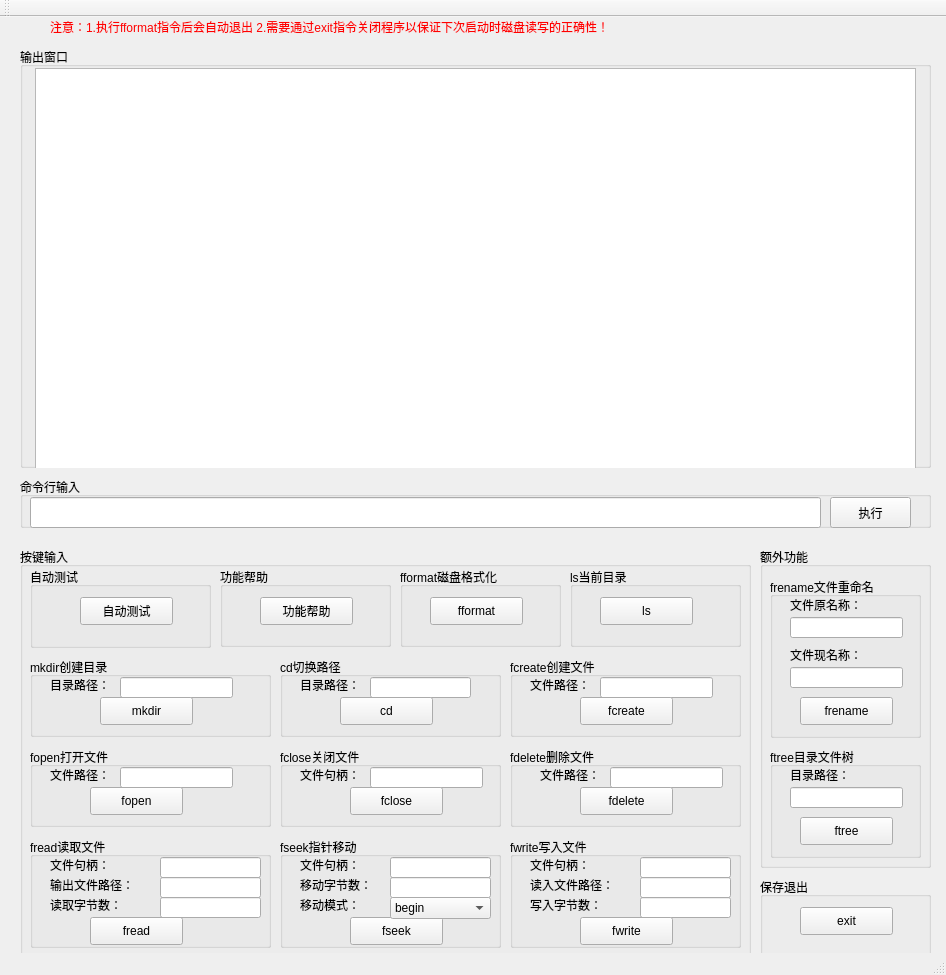
<?xml version="1.0" encoding="UTF-8"?>
<ui version="4.0">
 <class>MainWindow</class>
 <widget class="QMainWindow" name="MainWindow">
  <property name="geometry">
   <rect>
    <x>0</x>
    <y>0</y>
    <width>946</width>
    <height>975</height>
   </rect>
  </property>
  <property name="windowTitle">
   <string>二级文件系统</string>
  </property>
  <widget class="QWidget" name="centralWidget">
   <widget class="QGroupBox" name="groupBox">
    <property name="geometry">
     <rect>
      <x>20</x>
      <y>30</y>
      <width>911</width>
      <height>421</height>
     </rect>
    </property>
    <property name="title">
     <string>输出窗口</string>
    </property>
    <widget class="QTextBrowser" name="textBrowser">
     <property name="geometry">
      <rect>
       <x>15</x>
       <y>21</y>
       <width>881</width>
       <height>401</height>
      </rect>
     </property>
     <property name="html">
      <string>&lt;!DOCTYPE HTML PUBLIC &quot;-//W3C//DTD HTML 4.0//EN&quot; &quot;http://www.w3.org/TR/REC-html40/strict.dtd&quot;&gt;
&lt;html&gt;&lt;head&gt;&lt;meta name=&quot;qrichtext&quot; content=&quot;1&quot; /&gt;&lt;style type=&quot;text/css&quot;&gt;
p, li { white-space: pre-wrap; }
&lt;/style&gt;&lt;/head&gt;&lt;body style=&quot; font-family:'SimSun'; font-size:9pt; font-weight:400; font-style:normal;&quot;&gt;
&lt;p style=&quot;-qt-paragraph-type:empty; margin-top:0px; margin-bottom:0px; margin-left:0px; margin-right:0px; -qt-block-indent:0; text-indent:0px; font-size:12pt;&quot;&gt;&lt;br /&gt;&lt;/p&gt;&lt;/body&gt;&lt;/html&gt;</string>
     </property>
    </widget>
   </widget>
   <widget class="QGroupBox" name="groupBox_2">
    <property name="geometry">
     <rect>
      <x>20</x>
      <y>460</y>
      <width>911</width>
      <height>51</height>
     </rect>
    </property>
    <property name="title">
     <string>命令行输入</string>
    </property>
    <widget class="QLineEdit" name="lineEdit">
     <property name="geometry">
      <rect>
       <x>10</x>
       <y>20</y>
       <width>791</width>
       <height>31</height>
      </rect>
     </property>
    </widget>
    <widget class="QPushButton" name="pushButton">
     <property name="geometry">
      <rect>
       <x>810</x>
       <y>20</y>
       <width>81</width>
       <height>31</height>
      </rect>
     </property>
     <property name="text">
      <string>执行</string>
     </property>
    </widget>
   </widget>
   <widget class="QGroupBox" name="groupBox_3">
    <property name="geometry">
     <rect>
      <x>20</x>
      <y>530</y>
      <width>731</width>
      <height>411</height>
     </rect>
    </property>
    <property name="title">
     <string>按键输入</string>
    </property>
    <widget class="QGroupBox" name="groupBox_4">
     <property name="geometry">
      <rect>
       <x>10</x>
       <y>20</y>
       <width>181</width>
       <height>81</height>
      </rect>
     </property>
     <property name="title">
      <string>自动测试</string>
     </property>
     <widget class="QPushButton" name="pushButton_2">
      <property name="geometry">
       <rect>
        <x>50</x>
        <y>30</y>
        <width>93</width>
        <height>28</height>
       </rect>
      </property>
      <property name="text">
       <string>自动测试</string>
      </property>
     </widget>
    </widget>
    <widget class="QGroupBox" name="groupBox_5">
     <property name="geometry">
      <rect>
       <x>200</x>
       <y>20</y>
       <width>171</width>
       <height>80</height>
      </rect>
     </property>
     <property name="title">
      <string>功能帮助</string>
     </property>
     <widget class="QPushButton" name="pushButton_3">
      <property name="geometry">
       <rect>
        <x>40</x>
        <y>30</y>
        <width>93</width>
        <height>28</height>
       </rect>
      </property>
      <property name="text">
       <string>功能帮助</string>
      </property>
     </widget>
    </widget>
    <widget class="QGroupBox" name="groupBox_6">
     <property name="geometry">
      <rect>
       <x>380</x>
       <y>20</y>
       <width>161</width>
       <height>80</height>
      </rect>
     </property>
     <property name="title">
      <string>fformat磁盘格式化</string>
     </property>
     <widget class="QPushButton" name="pushButton_4">
      <property name="geometry">
       <rect>
        <x>30</x>
        <y>30</y>
        <width>93</width>
        <height>28</height>
       </rect>
      </property>
      <property name="text">
       <string>fformat</string>
      </property>
     </widget>
    </widget>
    <widget class="QGroupBox" name="groupBox_7">
     <property name="geometry">
      <rect>
       <x>550</x>
       <y>20</y>
       <width>171</width>
       <height>80</height>
      </rect>
     </property>
     <property name="title">
      <string>ls当前目录</string>
     </property>
     <widget class="QPushButton" name="pushButton_6">
      <property name="geometry">
       <rect>
        <x>30</x>
        <y>30</y>
        <width>93</width>
        <height>28</height>
       </rect>
      </property>
      <property name="text">
       <string>ls</string>
      </property>
     </widget>
    </widget>
    <widget class="QGroupBox" name="groupBox_8">
     <property name="geometry">
      <rect>
       <x>10</x>
       <y>110</y>
       <width>241</width>
       <height>80</height>
      </rect>
     </property>
     <property name="title">
      <string>mkdir创建目录</string>
     </property>
     <widget class="QLabel" name="label">
      <property name="geometry">
       <rect>
        <x>20</x>
        <y>20</y>
        <width>72</width>
        <height>15</height>
       </rect>
      </property>
      <property name="text">
       <string>目录路径：</string>
      </property>
     </widget>
     <widget class="QLineEdit" name="lineEdit_2">
      <property name="geometry">
       <rect>
        <x>90</x>
        <y>20</y>
        <width>113</width>
        <height>21</height>
       </rect>
      </property>
     </widget>
     <widget class="QPushButton" name="pushButton_7">
      <property name="geometry">
       <rect>
        <x>70</x>
        <y>40</y>
        <width>93</width>
        <height>28</height>
       </rect>
      </property>
      <property name="text">
       <string>mkdir</string>
      </property>
     </widget>
    </widget>
    <widget class="QGroupBox" name="groupBox_9">
     <property name="geometry">
      <rect>
       <x>490</x>
       <y>110</y>
       <width>231</width>
       <height>80</height>
      </rect>
     </property>
     <property name="title">
      <string>fcreate创建文件</string>
     </property>
     <widget class="QLabel" name="label_2">
      <property name="geometry">
       <rect>
        <x>20</x>
        <y>20</y>
        <width>72</width>
        <height>15</height>
       </rect>
      </property>
      <property name="text">
       <string>文件路径：</string>
      </property>
     </widget>
     <widget class="QLineEdit" name="lineEdit_3">
      <property name="geometry">
       <rect>
        <x>90</x>
        <y>20</y>
        <width>113</width>
        <height>21</height>
       </rect>
      </property>
     </widget>
     <widget class="QPushButton" name="pushButton_8">
      <property name="geometry">
       <rect>
        <x>70</x>
        <y>40</y>
        <width>93</width>
        <height>28</height>
       </rect>
      </property>
      <property name="text">
       <string>fcreate</string>
      </property>
     </widget>
    </widget>
    <widget class="QGroupBox" name="groupBox_10">
     <property name="geometry">
      <rect>
       <x>10</x>
       <y>200</y>
       <width>241</width>
       <height>80</height>
      </rect>
     </property>
     <property name="title">
      <string>fopen打开文件</string>
     </property>
     <widget class="QLabel" name="label_3">
      <property name="geometry">
       <rect>
        <x>20</x>
        <y>20</y>
        <width>72</width>
        <height>15</height>
       </rect>
      </property>
      <property name="text">
       <string>文件路径：</string>
      </property>
     </widget>
     <widget class="QLineEdit" name="lineEdit_4">
      <property name="geometry">
       <rect>
        <x>90</x>
        <y>20</y>
        <width>113</width>
        <height>21</height>
       </rect>
      </property>
     </widget>
     <widget class="QPushButton" name="pushButton_9">
      <property name="geometry">
       <rect>
        <x>60</x>
        <y>40</y>
        <width>93</width>
        <height>28</height>
       </rect>
      </property>
      <property name="text">
       <string>fopen</string>
      </property>
     </widget>
    </widget>
    <widget class="QGroupBox" name="groupBox_11">
     <property name="geometry">
      <rect>
       <x>260</x>
       <y>200</y>
       <width>221</width>
       <height>80</height>
      </rect>
     </property>
     <property name="title">
      <string>fclose关闭文件</string>
     </property>
     <widget class="QLabel" name="label_4">
      <property name="geometry">
       <rect>
        <x>20</x>
        <y>20</y>
        <width>72</width>
        <height>15</height>
       </rect>
      </property>
      <property name="text">
       <string>文件句柄：</string>
      </property>
     </widget>
     <widget class="QLineEdit" name="lineEdit_5">
      <property name="geometry">
       <rect>
        <x>90</x>
        <y>20</y>
        <width>113</width>
        <height>21</height>
       </rect>
      </property>
     </widget>
     <widget class="QPushButton" name="pushButton_10">
      <property name="geometry">
       <rect>
        <x>70</x>
        <y>40</y>
        <width>93</width>
        <height>28</height>
       </rect>
      </property>
      <property name="text">
       <string>fclose</string>
      </property>
     </widget>
    </widget>
    <widget class="QGroupBox" name="groupBox_12">
     <property name="geometry">
      <rect>
       <x>490</x>
       <y>200</y>
       <width>231</width>
       <height>80</height>
      </rect>
     </property>
     <property name="title">
      <string>fdelete删除文件</string>
     </property>
     <widget class="QLabel" name="label_5">
      <property name="geometry">
       <rect>
        <x>30</x>
        <y>20</y>
        <width>72</width>
        <height>15</height>
       </rect>
      </property>
      <property name="text">
       <string>文件路径：</string>
      </property>
     </widget>
     <widget class="QLineEdit" name="lineEdit_6">
      <property name="geometry">
       <rect>
        <x>100</x>
        <y>20</y>
        <width>113</width>
        <height>21</height>
       </rect>
      </property>
     </widget>
     <widget class="QPushButton" name="pushButton_11">
      <property name="geometry">
       <rect>
        <x>70</x>
        <y>40</y>
        <width>93</width>
        <height>28</height>
       </rect>
      </property>
      <property name="text">
       <string>fdelete</string>
      </property>
     </widget>
    </widget>
    <widget class="QGroupBox" name="groupBox_13">
     <property name="geometry">
      <rect>
       <x>10</x>
       <y>290</y>
       <width>241</width>
       <height>111</height>
      </rect>
     </property>
     <property name="title">
      <string>fread读取文件</string>
     </property>
     <widget class="QLabel" name="label_6">
      <property name="geometry">
       <rect>
        <x>20</x>
        <y>20</y>
        <width>72</width>
        <height>15</height>
       </rect>
      </property>
      <property name="text">
       <string>文件句柄：</string>
      </property>
     </widget>
     <widget class="QLabel" name="label_7">
      <property name="geometry">
       <rect>
        <x>20</x>
        <y>40</y>
        <width>101</width>
        <height>16</height>
       </rect>
      </property>
      <property name="text">
       <string>输出文件路径：</string>
      </property>
     </widget>
     <widget class="QLabel" name="label_8">
      <property name="geometry">
       <rect>
        <x>20</x>
        <y>60</y>
        <width>91</width>
        <height>16</height>
       </rect>
      </property>
      <property name="text">
       <string>读取字节数：</string>
      </property>
     </widget>
     <widget class="QPushButton" name="pushButton_12">
      <property name="geometry">
       <rect>
        <x>60</x>
        <y>80</y>
        <width>93</width>
        <height>28</height>
       </rect>
      </property>
      <property name="text">
       <string>fread</string>
      </property>
     </widget>
     <widget class="QLineEdit" name="lineEdit_7">
      <property name="geometry">
       <rect>
        <x>130</x>
        <y>20</y>
        <width>101</width>
        <height>21</height>
       </rect>
      </property>
     </widget>
     <widget class="QLineEdit" name="lineEdit_8">
      <property name="geometry">
       <rect>
        <x>130</x>
        <y>40</y>
        <width>101</width>
        <height>21</height>
       </rect>
      </property>
     </widget>
     <widget class="QLineEdit" name="lineEdit_9">
      <property name="geometry">
       <rect>
        <x>130</x>
        <y>60</y>
        <width>101</width>
        <height>21</height>
       </rect>
      </property>
     </widget>
    </widget>
    <widget class="QGroupBox" name="groupBox_14">
     <property name="geometry">
      <rect>
       <x>260</x>
       <y>290</y>
       <width>221</width>
       <height>111</height>
      </rect>
     </property>
     <property name="title">
      <string>fseek指针移动</string>
     </property>
     <widget class="QLabel" name="label_9">
      <property name="geometry">
       <rect>
        <x>20</x>
        <y>20</y>
        <width>72</width>
        <height>15</height>
       </rect>
      </property>
      <property name="text">
       <string>文件句柄：</string>
      </property>
     </widget>
     <widget class="QLabel" name="label_10">
      <property name="geometry">
       <rect>
        <x>20</x>
        <y>40</y>
        <width>91</width>
        <height>16</height>
       </rect>
      </property>
      <property name="text">
       <string>移动字节数：</string>
      </property>
     </widget>
     <widget class="QLabel" name="label_11">
      <property name="geometry">
       <rect>
        <x>20</x>
        <y>60</y>
        <width>72</width>
        <height>15</height>
       </rect>
      </property>
      <property name="text">
       <string>移动模式：</string>
      </property>
     </widget>
     <widget class="QPushButton" name="pushButton_13">
      <property name="geometry">
       <rect>
        <x>70</x>
        <y>80</y>
        <width>93</width>
        <height>28</height>
       </rect>
      </property>
      <property name="text">
       <string>fseek</string>
      </property>
     </widget>
     <widget class="QLineEdit" name="lineEdit_10">
      <property name="geometry">
       <rect>
        <x>110</x>
        <y>20</y>
        <width>101</width>
        <height>21</height>
       </rect>
      </property>
     </widget>
     <widget class="QLineEdit" name="lineEdit_11">
      <property name="geometry">
       <rect>
        <x>110</x>
        <y>40</y>
        <width>101</width>
        <height>21</height>
       </rect>
      </property>
     </widget>
     <widget class="QComboBox" name="comboBox">
      <property name="geometry">
       <rect>
        <x>110</x>
        <y>60</y>
        <width>101</width>
        <height>22</height>
       </rect>
      </property>
      <item>
       <property name="text">
        <string>begin</string>
       </property>
      </item>
      <item>
       <property name="text">
        <string>cur</string>
       </property>
      </item>
      <item>
       <property name="text">
        <string>end</string>
       </property>
      </item>
     </widget>
    </widget>
    <widget class="QGroupBox" name="groupBox_15">
     <property name="geometry">
      <rect>
       <x>490</x>
       <y>290</y>
       <width>231</width>
       <height>111</height>
      </rect>
     </property>
     <property name="title">
      <string>fwrite写入文件</string>
     </property>
     <widget class="QLabel" name="label_12">
      <property name="geometry">
       <rect>
        <x>20</x>
        <y>20</y>
        <width>72</width>
        <height>15</height>
       </rect>
      </property>
      <property name="text">
       <string>文件句柄：</string>
      </property>
     </widget>
     <widget class="QLabel" name="label_13">
      <property name="geometry">
       <rect>
        <x>20</x>
        <y>40</y>
        <width>111</width>
        <height>16</height>
       </rect>
      </property>
      <property name="text">
       <string>读入文件路径：</string>
      </property>
     </widget>
     <widget class="QLabel" name="label_14">
      <property name="geometry">
       <rect>
        <x>20</x>
        <y>60</y>
        <width>91</width>
        <height>16</height>
       </rect>
      </property>
      <property name="text">
       <string>写入字节数：</string>
      </property>
     </widget>
     <widget class="QLineEdit" name="lineEdit_12">
      <property name="geometry">
       <rect>
        <x>130</x>
        <y>20</y>
        <width>91</width>
        <height>21</height>
       </rect>
      </property>
     </widget>
     <widget class="QLineEdit" name="lineEdit_13">
      <property name="geometry">
       <rect>
        <x>130</x>
        <y>40</y>
        <width>91</width>
        <height>21</height>
       </rect>
      </property>
     </widget>
     <widget class="QLineEdit" name="lineEdit_14">
      <property name="geometry">
       <rect>
        <x>130</x>
        <y>60</y>
        <width>91</width>
        <height>21</height>
       </rect>
      </property>
     </widget>
     <widget class="QPushButton" name="pushButton_14">
      <property name="geometry">
       <rect>
        <x>70</x>
        <y>80</y>
        <width>93</width>
        <height>28</height>
       </rect>
      </property>
      <property name="text">
       <string>fwrite</string>
      </property>
     </widget>
    </widget>
    <widget class="QGroupBox" name="groupBox_20">
     <property name="geometry">
      <rect>
       <x>260</x>
       <y>110</y>
       <width>221</width>
       <height>80</height>
      </rect>
     </property>
     <property name="title">
      <string>cd切换路径</string>
     </property>
     <widget class="QLabel" name="label_19">
      <property name="geometry">
       <rect>
        <x>20</x>
        <y>20</y>
        <width>72</width>
        <height>15</height>
       </rect>
      </property>
      <property name="text">
       <string>目录路径：</string>
      </property>
     </widget>
     <widget class="QLineEdit" name="lineEdit_18">
      <property name="geometry">
       <rect>
        <x>90</x>
        <y>20</y>
        <width>101</width>
        <height>21</height>
       </rect>
      </property>
     </widget>
     <widget class="QPushButton" name="pushButton_17">
      <property name="geometry">
       <rect>
        <x>60</x>
        <y>40</y>
        <width>93</width>
        <height>28</height>
       </rect>
      </property>
      <property name="text">
       <string>cd</string>
      </property>
     </widget>
    </widget>
   </widget>
   <widget class="QLabel" name="label_15">
    <property name="geometry">
     <rect>
      <x>50</x>
      <y>0</y>
      <width>871</width>
      <height>20</height>
     </rect>
    </property>
    <property name="styleSheet">
     <string notr="true">font: 10pt &quot;黑体&quot;;
color: red;</string>
    </property>
    <property name="text">
     <string>注意：1.执行fformat指令后会自动退出 2.需要通过exit指令关闭程序以保证下次启动时磁盘读写的正确性！</string>
    </property>
    <property name="textFormat">
     <enum>Qt::AutoText</enum>
    </property>
   </widget>
   <widget class="QGroupBox" name="groupBox_17">
    <property name="geometry">
     <rect>
      <x>760</x>
      <y>530</y>
      <width>171</width>
      <height>321</height>
     </rect>
    </property>
    <property name="title">
     <string>额外功能</string>
    </property>
    <widget class="QGroupBox" name="groupBox_18">
     <property name="geometry">
      <rect>
       <x>10</x>
       <y>30</y>
       <width>151</width>
       <height>161</height>
      </rect>
     </property>
     <property name="title">
      <string>frename文件重命名</string>
     </property>
     <widget class="QLabel" name="label_16">
      <property name="geometry">
       <rect>
        <x>20</x>
        <y>20</y>
        <width>91</width>
        <height>16</height>
       </rect>
      </property>
      <property name="text">
       <string>文件原名称：</string>
      </property>
     </widget>
     <widget class="QLineEdit" name="lineEdit_15">
      <property name="geometry">
       <rect>
        <x>20</x>
        <y>40</y>
        <width>113</width>
        <height>21</height>
       </rect>
      </property>
     </widget>
     <widget class="QLabel" name="label_17">
      <property name="geometry">
       <rect>
        <x>20</x>
        <y>70</y>
        <width>91</width>
        <height>16</height>
       </rect>
      </property>
      <property name="text">
       <string>文件现名称：</string>
      </property>
     </widget>
     <widget class="QLineEdit" name="lineEdit_16">
      <property name="geometry">
       <rect>
        <x>20</x>
        <y>90</y>
        <width>113</width>
        <height>21</height>
       </rect>
      </property>
     </widget>
     <widget class="QPushButton" name="pushButton_15">
      <property name="geometry">
       <rect>
        <x>30</x>
        <y>120</y>
        <width>93</width>
        <height>28</height>
       </rect>
      </property>
      <property name="text">
       <string>frename</string>
      </property>
     </widget>
    </widget>
    <widget class="QGroupBox" name="groupBox_19">
     <property name="geometry">
      <rect>
       <x>10</x>
       <y>200</y>
       <width>151</width>
       <height>111</height>
      </rect>
     </property>
     <property name="title">
      <string>ftree目录文件树</string>
     </property>
     <widget class="QLabel" name="label_18">
      <property name="geometry">
       <rect>
        <x>20</x>
        <y>20</y>
        <width>71</width>
        <height>16</height>
       </rect>
      </property>
      <property name="text">
       <string>目录路径：</string>
      </property>
     </widget>
     <widget class="QLineEdit" name="lineEdit_17">
      <property name="geometry">
       <rect>
        <x>20</x>
        <y>40</y>
        <width>113</width>
        <height>21</height>
       </rect>
      </property>
     </widget>
     <widget class="QPushButton" name="pushButton_16">
      <property name="geometry">
       <rect>
        <x>30</x>
        <y>70</y>
        <width>93</width>
        <height>28</height>
       </rect>
      </property>
      <property name="text">
       <string>ftree</string>
      </property>
     </widget>
    </widget>
   </widget>
   <widget class="QGroupBox" name="groupBox_16">
    <property name="geometry">
     <rect>
      <x>760</x>
      <y>860</y>
      <width>171</width>
      <height>81</height>
     </rect>
    </property>
    <property name="title">
     <string>保存退出</string>
    </property>
    <widget class="QPushButton" name="pushButton_5">
     <property name="geometry">
      <rect>
       <x>40</x>
       <y>30</y>
       <width>93</width>
       <height>28</height>
      </rect>
     </property>
     <property name="text">
      <string>exit</string>
     </property>
    </widget>
   </widget>
  </widget>
  <widget class="QMenuBar" name="menuBar">
   <property name="geometry">
    <rect>
     <x>0</x>
     <y>0</y>
     <width>946</width>
     <height>26</height>
    </rect>
   </property>
  </widget>
  <widget class="QToolBar" name="mainToolBar">
   <property name="windowTitle">
    <string>二级文件系统</string>
   </property>
   <attribute name="toolBarArea">
    <enum>TopToolBarArea</enum>
   </attribute>
   <attribute name="toolBarBreak">
    <bool>false</bool>
   </attribute>
  </widget>
  <widget class="QStatusBar" name="statusBar"/>
 </widget>
 <layoutdefault spacing="6" margin="11"/>
 <resources/>
 <connections/>
</ui>
